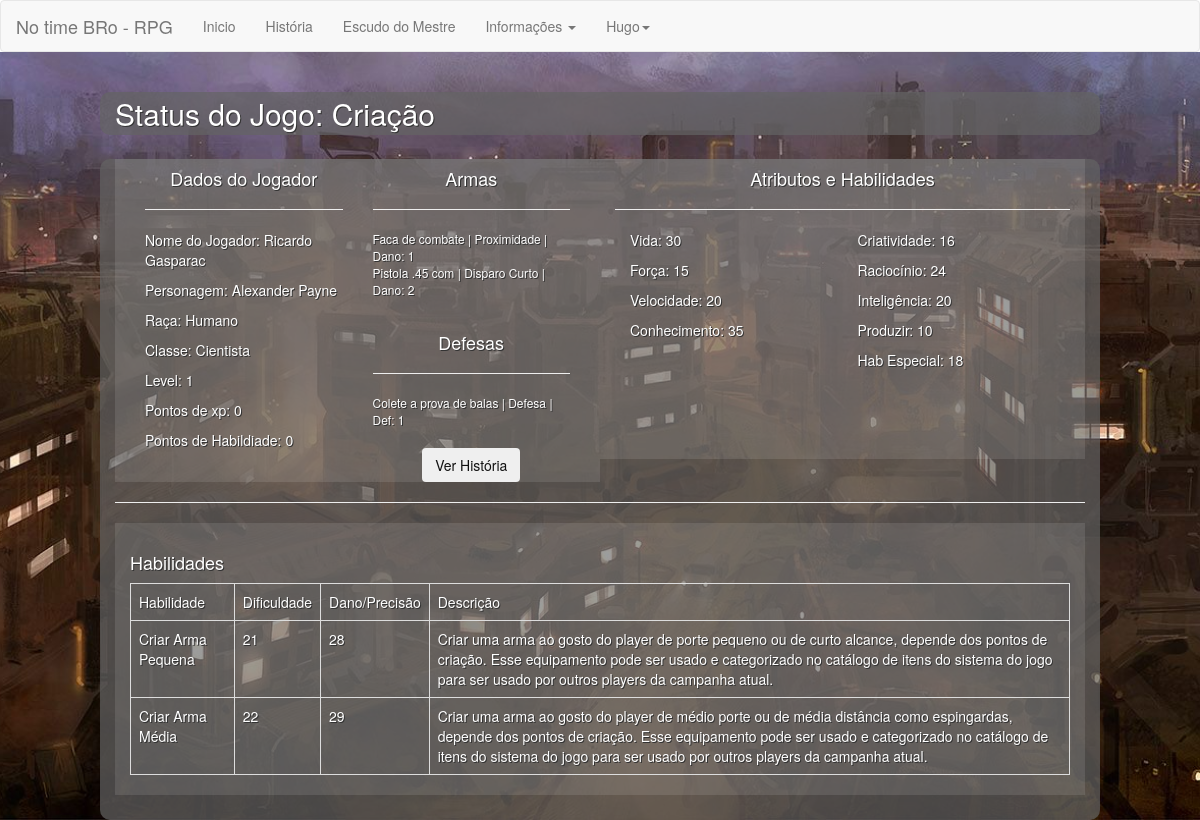
The app's page /?url=MostrarPlayer&Player=1 (signed in) with its own data.
### tables this page shows
CREATE TABLE tb_players(
    id_player int primary key auto_increment,
    nome_player int,
    personagem_player varchar(255),
    raca_player int,
    classe_player int,
    xp_player int,
    lv_player int,
    atk_player int,
    hab_player int,
    atr1_titulo varchar(255),
    atr1_v int,
    atr2_titulo varchar(255),
    atr2_v int,
    atr3_titulo varchar(255),
    atr3_v int,
    atr4_titulo varchar(255),
    atr4_v int,
    hab1_titulo varchar(255),
    hab1_v int,
    hab2_titulo varchar(255),
    hab2_v int,
    hab3_titulo varchar(255),
    hab3_v int,
    hab4_titulo varchar(255),
    hab4_v int,
    hab5_titulo varchar(255),
    hab5_v int,
    arma1_player int,
    arma2_player int,
    arma3_player int,
    arma4_player int,
    arma5_player int,
    def1_player int,
    def2_player int,
    def3_player int,
    habilidade1 int,
    habilidade2 int,
    habilidade3 int,
    habilidade4 int,
    habilidade5 int,
    habilidade6 int,
    habilidade7 int,
    habilidade8 int,
    habilidade9 int,
    FOREIGN KEY (nome_player) REFERENCES tb_usuarios(id_usuario),
    FOREIGN KEY (raca_player) REFERENCES tb_racas(id_raca),
    FOREIGN KEY (classe_player) REFERENCES tb_classes(id_classe),
    FOREIGN KEY (arma1_player) REFERENCES tb_item_armas(id_item_arma),
    FOREIGN KEY (arma2_player) REFERENCES tb_item_armas(id_item_arma),
    FOREIGN KEY (arma3_player) REFERENCES tb_item_armas(id_item_arma),
    FOREIGN KEY (arma4_player) REFERENCES tb_item_armas(id_item_arma),
    FOREIGN KEY (arma5_player) REFERENCES tb_item_armas(id_item_arma),
    FOREIGN KEY (def1_player) REFERENCES tb_item_def(id_item_def),
    FOREIGN KEY (def2_player) REFERENCES tb_item_def(id_item_def),
    FOREIGN KEY (def3_player) REFERENCES tb_item_def(id_item_def),
    FOREIGN KEY (habilidade1) REFERENCES tb_lista_habilidades(id_habilidade),
    FOREIGN KEY (habilidade2) REFERENCES tb_lista_habilidades(id_habilidade),
    FOREIGN KEY (habilidade3) REFERENCES tb_lista_habilidades(id_habilidade),
    FOREIGN KEY (habilidade4) REFERENCES tb_lista_habilidades(id_habilidade),
    FOREIGN KEY (habilidade5) REFERENCES tb_lista_habilidades(id_habilidade),
    FOREIGN KEY (habilidade6) REFERENCES tb_lista_habilidades(id_habilidade),
    FOREIGN KEY (habilidade7) REFERENCES tb_lista_habilidades(id_habilidade),
    FOREIGN KEY (habilidade8) REFERENCES tb_lista_habilidades(id_habilidade),
    FOREIGN KEY (habilidade9) REFERENCES tb_lista_habilidades(id_habilidade)
);

CREATE TABLE tb_usuarios(
    id_usuario int primary key auto_increment,
    nome_usuario varchar(255),
    email_usuario varchar(255),
    senha_usuario varchar(255),
    lv_usuario int default 1,
    nivel_usuario int default "0"
);

CREATE TABLE tb_racas(
    id_raca int not null primary key auto_increment,
    nome_raca varchar(255)
);

create table tb_classes (
    id_classe int primary key auto_increment,
    nome_classe varchar(255),
    atr1 varchar(255),
    atr2 varchar(255),
    atr3 varchar(255),
    atr4 varchar(255),
    hab_c1 varchar(255),
    hab_c2 varchar(255),
    hab_c3 varchar(255),
    hab_c4 varchar(255),
    hab_c5 varchar(255)
);

CREATE TABLE tb_item_armas(
    id_item_arma int primary key auto_increment,
    descricao_item_arma varchar(255),
    tipo_item_arma varchar(255),
    classe_item_arma int,
    criacao int default 0,
    custo_item_arma int,
    dano_item_arma int
);

CREATE TABLE tb_item_def(
    id_item_def int primary key auto_increment,
    descricao_item_def varchar(255),
    tipo_item_def varchar(255),
    dano_item_def int
);

create table tb_lista_habilidades(
    id_habilidade int primary key auto_increment,
    classe_hab int,
    habilidade varchar(255),
    dif_habilidade int,
    dano_habilidade int,
    descricao_habilidade varchar(1000)
);

### configurations/functions.php (called while the page is built, shortened)
<?php
function lmWord($string, $words = '35') {
    $string = strip_tags($string);
    $count = strlen($string);
    if ($count <= $words) {
        return $string;
    } else {
        $strpos = strrpos(substr($string, 0, $words), ' ');
        return substr($string, 0, $strpos);
    }
}

### pages/MostrarPlayer.php (the view)
<?php
if(isset($_GET['Player'])){
    $Player = $_GET['Player'];
    $QueryBuscarPlayers = "
    SELECT
        p.*,
        r.nome_raca,
        c.nome_classe,
        j.nome_usuario,
        ta.descricao_item_arma,
        ta.tipo_item_arma,
        ta.dano_item_arma,
        ta1.descricao_item_arma,
        ta1.tipo_item_arma,
        ta1.dano_item_arma
    FROM tb_players p
    INNER JOIN tb_racas r
        ON p.raca_player = r.id_raca
    INNER JOIN tb_classes c
        ON p.classe_player = c.id_classe
    INNER JOIN tb_item_armas ta
        ON p.arma1_player = ta.id_item_arma
    INNER JOIN tb_item_armas ta1
        ON p.arma2_player = ta1.id_item_arma
    INNER JOIN tb_usuarios j
        ON p.nome_player = j.id_usuario
    WHERE id_player = $Player
    ";
$ExeQrBuscarPlayers = mysqli_query($connection, $QueryBuscarPlayers);
$ResQrBuscarPlayers = mysqli_num_rows($ExeQrBuscarPlayers);
if( $ResQrBuscarPlayers > 0 ){
    while($ResPlayers = mysqli_fetch_assoc($ExeQrBuscarPlayers)){
        ?>
<div class="col-xs-6 block-dados-personagem">
    <div class="col-xs-6">
        <h4 class="text-center">Dados do Jogador</h4>
        <hr>
        <p>Nome do Jogador: <?php echo $ResPlayers['nome_usuario']?></p>
        <p>Personagem: <?php echo $ResPlayers['personagem_player']?></p>
        <p>Raça: <?php echo $ResPlayers['nome_raca']?></p>
        <p>Classe: <?php echo $ResPlayers['nome_classe']?></p>
        <p>Level: <?php echo $ResPlayers['lv_player']?></p>
        <p>Pontos de xp: <?php echo $ResPlayers['xp_player']?></p>
        <p>Pontos de Habildiade: <?php echo $ResPlayers['hab_player']?></p>
    </div>
    <div class="col-xs-6">
        <?php include 'parts/add/armas.php';include 'parts/add/defesa.php';include 'parts/add/historia.php';?>
    </div>
</div>
<div class="col-xs-6 block-dados-personagem">
    <h4 class="text-center">Atributos e Habilidades</h4>
    <hr>
    <div class="col-xs-6">
        <p><?php echo $ResPlayers['atr1_titulo'] . ": " . $ResPlayers['atr1_v'];?></p>
        <p><?php echo $ResPlayers['atr2_titulo'] . ": " . $ResPlayers['atr2_v'];?></p>
        <p><?php echo $ResPlayers['atr3_titulo'] . ": " . $ResPlayers['atr3_v'];?></p>
        <p><?php echo $ResPlayers['atr4_titulo'] . ": " . $ResPlayers['atr4_v'];?></p>
    </div>
    <div class="col-xs-6">
        <p><?php echo $ResPlayers['hab1_titulo'] . ": " . $ResPlayers['hab1_v'];?></p>
        <p><?php echo $ResPlayers['hab2_titulo'] . ": " . $ResPlayers['hab2_v'];?></p>
        <p><?php echo $ResPlayers['hab3_titulo'] . ": " . $ResPlayers['hab3_v'];?></p>
        <p><?php echo $ResPlayers['hab4_titulo'] . ": " . $ResPlayers['hab4_v'];?></p>
        <p>Hab <?php echo $ResPlayers['hab5_titulo'] . ": " . $ResPlayers['hab5_v'];?></p>
    </div>
</div>
<div class="clearfix"></div>
<hr>
<div class="col-xs-12 block-dados-personagem" style="min-height: 20px;padding-top:20px">
    <?php
        include 'parts/add/habilidades.php';
        ?>
</div>
<?php
    }
}
}

### parts/add/armas.php (shortened to what this page needs)
<?php
$QueryBuscarArmas = "
    SELECT * FROM
        tb_item_armas
    WHERE
    (id_item_arma = $ResPlayers[arma1_player] AND dano_item_arma >= 1)
    OR (id_item_arma = $ResPlayers[arma2_player] AND dano_item_arma > 0)
    OR (id_item_arma = $ResPlayers[arma3_player] AND dano_item_arma > 0)
    OR (id_item_arma = $ResPlayers[arma4_player] AND dano_item_arma > 0)
    OR (id_item_arma = $ResPlayers[arma5_player] AND dano_item_arma > 0)
";
$ExeQrBuscarArmas = mysqli_query($connection, $QueryBuscarArmas);
$ResQrBuscarArmas = mysqli_num_rows($ExeQrBuscarArmas);
if($ResQrBuscarArmas > 0){
    ?>
<h4 class="text-center">Armas</h4>
<hr>
<p style="font-size:12px">
    <?php
    while($ArmasPlayer = mysqli_fetch_assoc($ExeQrBuscarArmas)){
        echo
           lmWord($ArmasPlayer['descricao_item_arma'],16)." | " .$ArmasPlayer['tipo_item_arma']." | Dano: " . $ArmasPlayer['dano_item_arma'];
        echo "<br>";
    }
    ?>
</p>
<?php
}

### parts/add/defesa.php
<?php
$QueryBuscarDef = "
    SELECT * FROM
        tb_item_def
    WHERE
    (id_item_def = $ResPlayers[def1_player] AND dano_item_def >= 1)
    OR (id_item_def = $ResPlayers[def2_player] AND dano_item_def >= 1)
    OR (id_item_def = $ResPlayers[def3_player] AND dano_item_def >= 1)
";
$ExeQrBuscarDef = mysqli_query($connection, $QueryBuscarDef);
$ResQrBuscarDef = mysqli_num_rows($ExeQrBuscarDef);
if($ResQrBuscarDef > 0){
    ?>
<h4 class="text-center">Defesas</h4>
<hr>
<p style="font-size:12px">
    <?php
    while($DefPlayer = mysqli_fetch_assoc($ExeQrBuscarDef)){
        echo
            $DefPlayer['descricao_item_def'] .
            " | " . $DefPlayer['tipo_item_def'] .
            " | Def: " . $DefPlayer['dano_item_def'];
        echo "<br>";
    }
    ?>
</p>
<?php
}

### parts/add/historia.php (shortened to what this page needs)
<div class="col-xs-12 text-center" style="margin-top:10px">
    <button class="btn btn-md" style="color:#111" data-toggle="modal" data-target="#VerHistoria">Ver História</button>
</div>

### parts/add/habilidades.php
<?php
$QueryBuscarHabilidades = "
    SELECT * FROM
        tb_lista_habilidades
    WHERE
           id_habilidade = $ResPlayers[habilidade1]
        OR id_habilidade = $ResPlayers[habilidade2]
        OR id_habilidade = $ResPlayers[habilidade3]
        OR id_habilidade = $ResPlayers[habilidade4]
        OR id_habilidade = $ResPlayers[habilidade5]
        OR id_habilidade = $ResPlayers[habilidade6]
        OR id_habilidade = $ResPlayers[habilidade7]
        OR id_habilidade = $ResPlayers[habilidade8]
        OR id_habilidade = $ResPlayers[habilidade9]
    LIMIT 1,10
    ";
$ExeQrBuscarHabilidades = mysqli_query($connection, $QueryBuscarHabilidades);
$ResQrBuscarHabilidades = mysqli_num_rows($ExeQrBuscarHabilidades);
if($ResQrBuscarHabilidades > 0){
    ?>
    <h4>Habilidades</h4>
    <table border="1" class="table table-bordered">
        <tr>
            <td>Habilidade</td>
            <td>Dificuldade</td>
            <td>Dano/Precisão</td>
            <td>Descrição</td>
        </tr>
    <?php
    while($HabilidadesPlayer = mysqli_fetch_assoc($ExeQrBuscarHabilidades)){
        ?>
        <tr>
            <td><?php echo $HabilidadesPlayer['habilidade']?></td>
            <td><?php echo $HabilidadesPlayer['dif_habilidade']?></td>
            <td><?php echo $HabilidadesPlayer['dano_habilidade']?></td>
            <td><?php echo $HabilidadesPlayer['descricao_habilidade']?></td>
        </tr>
        <?php
    }
    ?>
    </table>
    <?php
}

### css/Estilo-Personalizado.css (style rules this page uses)
html { background: url("../img/fundo.jpg") no-repeat center center fixed; -webkit-background-size: cover; -moz-background-size:cover; -o-background-size:cover; width: 100%; height: 100%; position: absolute; }
div.block-dados-personagem { margin-left: 0!important; background: rgba(250,250,250,0.1); min-height: 300px; }

### records on screen
tb_players: nome_player.nome_usuario "Ricardo Gasparac", personagem_player "Alexander Payne", raca_player.nome_raca "Humano", classe_player.nome_classe "Cientista", lv_player "1", xp_player "0", hab_player "0", atr1_titulo "Vida", atr1_v "30", atr2_titulo "Força", atr2_v "15", atr3_titulo "Velocidade", atr3_v "20", atr4_titulo "Conhecimento", atr4_v "35", hab1_titulo "Criatividade", hab1_v "16", hab2_titulo "Raciocínio", hab2_v "24", hab3_titulo "Inteligência", hab3_v "20", hab4_titulo "Produzir", hab4_v "10", hab5_titulo "Especial", hab5_v "18"
tb_item_armas: descricao_item_arma "Faca de combate", tipo_item_arma "Proximidade", dano_item_arma "1"
tb_item_armas: descricao_item_arma "Pistola .45 com", tipo_item_arma "Disparo Curto", dano_item_arma "2"
tb_item_def: descricao_item_def "Colete a prova de balas", tipo_item_def "Defesa", dano_item_def "1"
tb_lista_habilidades: habilidade "Criar Arma Pequena", dif_habilidade "21", dano_habilidade "28", descricao_habilidade "Criar uma arma ao gosto do player de porte pequeno ou de curto alcance, depende dos pontos de criação. Esse equipamento pode ser usado e categorizado no catálogo de itens do sistema do jogo para ser usado por outros players da campanha atual."
tb_lista_habilidades: habilidade "Criar Arma Média", dif_habilidade "22", dano_habilidade "29", descricao_habilidade "Criar uma arma ao gosto do player de médio porte ou de média distância como espingardas, depende dos pontos de criação. Esse equipamento pode ser usado e categorizado no catálogo de itens do sistema do jogo para ser usado por outros players da campanha atual."

### other values on screen
lmWord($_SESSION['Login']['nome_usuario'], 8) "Hugo"
